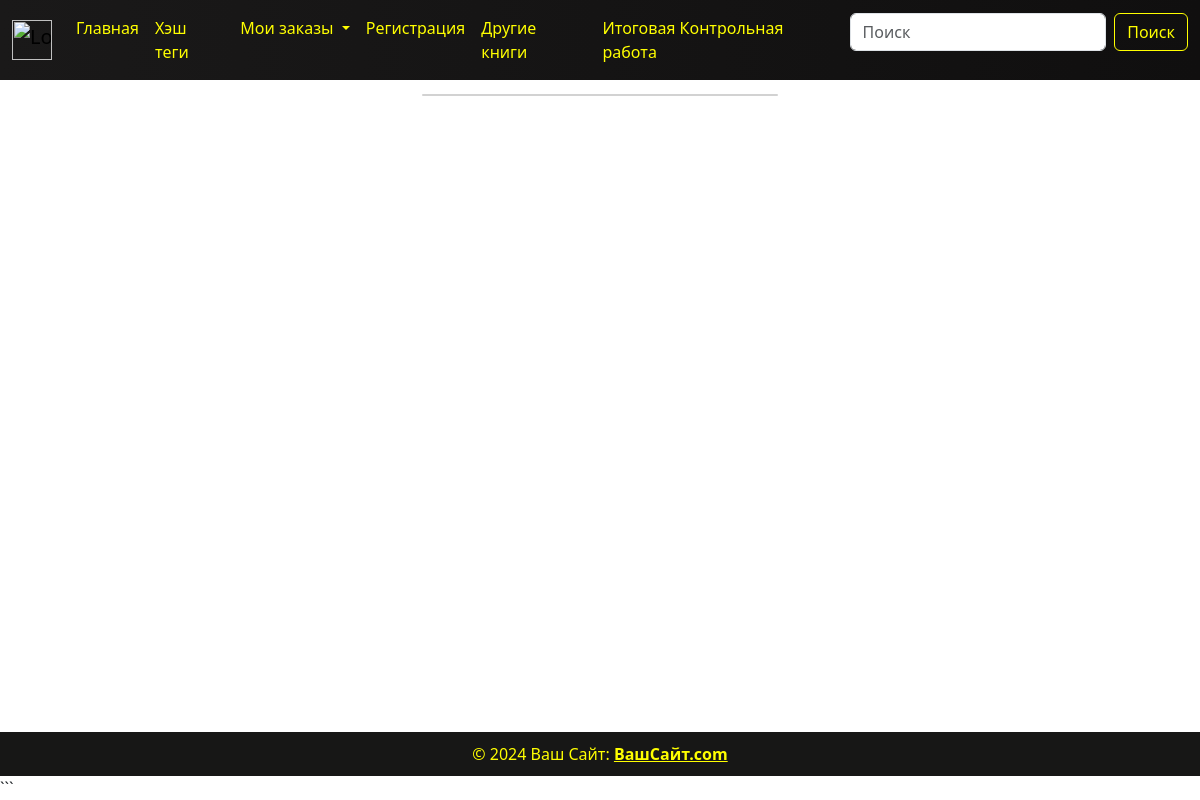
The page /library/book/ on the database as committed earlier.
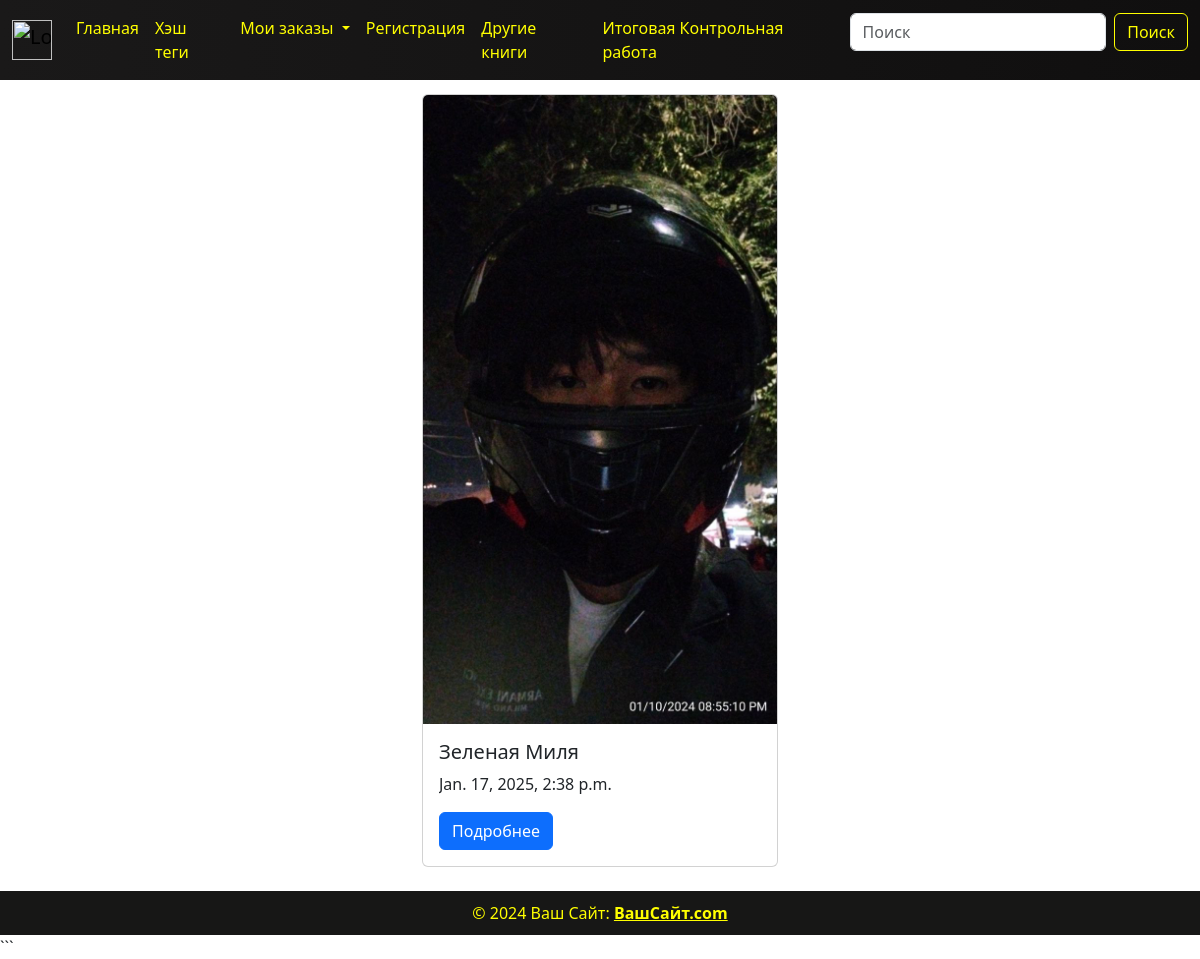
The same page on the database as committed later.
### library/models.py (models this page shows, shortened)
class Book(models.Model):
    GENRE_CHOICES = (
        ('Ужасы', 'Ужасы'),
        ('Комедия','Комедия'),
        ('Романтика', 'Романтика')
    )
    image = models.ImageField(upload_to='books/', verbose_name='Изображение', null=True, blank=True)
    title = models.CharField(max_length=100,verbose_name='Название')
    description = models.TextField(verbose_name='Описание')
    price = models.DecimalField(max_digits=5, decimal_places=2, verbose_name= 'Цена')
    created_at = models.DateTimeField(auto_now_add=True,verbose_name='Дата cоздание')
    genre = models.CharField(choices=GENRE_CHOICES, max_length=100,verbose_name='Жанр')
    email = models.EmailField(verbose_name='Почта')
    author = models.CharField(max_length=50,verbose_name='Автор')
    trailer = models.URLField(verbose_name='Укажите ссылку с YOUTUBE', default='', blank=True)
    class Meta:
        verbose_name = 'Книга'
        verbose_name_plural = 'Книги'

### library/views.py (the view)
# urls.py: path('book/', views.book_list_view, name='book_list_view'),
def book_list_view(request):
    if request.method == 'GET':
        books_list = Book.objects.all()
        return render(request, 'book.html', {'books': books_list})

### templates/book.html (shortened to what this page needs)
{% load static %}
<head>
    <link href="https://cdn.jsdelivr.net/npm/bootstrap@5.3.3/dist/css/bootstrap.min.css" rel="stylesheet">
</head>
<body>
<nav class="navbar navbar-expand-lg bg-body-tertiary fixed-top"
     style="background: linear-gradient(to right, #1a1919, #100f0f);">
    <div class="container-fluid">
        <a class="navbar-brand" href="#">
            <img src="https://lh5.googleusercontent.com/yzWtzlXIlHfLjcFkr0S7UgmoX9HFoJ6VRszWZyEt-G85Gl5ID_XxoLX6Ji6E223S-EU2UUt2Y89uOwkm0tr8KkLQbM4Su17ln5HVBLaLHfxFIqm4DDpwmzPhfeAg1mja2Xdz7JkCvJqbpoEOT0CX8Cg"
                 alt="Logo" style="width: 40px; height: 40px;">
        </a>
        <div class="collapse navbar-collapse" id="navbarSupportedContent">
            <ul class="navbar-nav me-auto mb-2 mb-lg-0">
                <li class="nav-item">
                    <a class="nav-link active" aria-current="page" href="#" style="color: yellow;">Главная</a>
                </li>
                <li class="nav-item">
                    <a class="nav-link" href="#" style="color: yellow;">Хэш теги</a>
                </li>
                <li class="nav-item dropdown">
                    <a class="nav-link dropdown-toggle" href="#" role="button" data-bs-toggle="dropdown"
                       aria-expanded="false" style="color: yellow;">
                        Мои заказы
                    </a>
                </li>
                <li class="nav-item">
                    <a class="nav-link enable" href="#" style="color: yellow;">Регистрация</a>
                </li>
                <li class="nav-item">
                    <a class="nav-link enable" href="#" style="color: yellow;">Другие книги</a>
                </li>
                <li class="nav-item">
                    <a class="nav-link enable" href="#" style="color: yellow;">Итоговая Контрольная работа</a>
                </li>
            </ul>
            <form class="d-flex" role="search">
                <input class="form-control me-2" type="search" placeholder="Поиск" aria-label="Поиск">
                <button class="btn btn-outline-success" type="submit" style="color: yellow; border-color: yellow;">
                    Поиск
                </button>
            </form>
        </div>
    </div>
</nav>
<link rel="stylesheet" href="{% static 'css/book.css' %}">
<div class="container mt-4 content">
    <div class="row justify-content-center">
        <div class="col-md-4 mb-4">
            <div class="card" style="width: 100%;">
                {% for book in books %}
                <img src="{{ book.image }}" class = "card-img-top" alt= "Книга">
                <div class="card-body">
                    <h5 class="card-title">{{book.title}}</h5>
                    <p class="card-text">{{ book.created_at }}</p>
                    <a href='{{book.id }}' class="btn btn-primary">Подробнее</a>
                </div>
                {% endfor %}
            </div>
        </div>
    </div>
</div>
<footer>
    © 2024 Ваш Сайт:
    <a class="text-reset fw-bold" href="#" style="color: yellow;">ВашСайт.com</a>
</footer>
</body>
</html>

### static/css/book.css (style rules this page uses)
body { display: flex; flex-direction: column; min-height: 100vh; padding-top: 70px; background: url("https://i.pinimg.com/736x/e3/7d/a9/e37da92d1e32051af32a81a8950733f3.jpg"); background-repeat: no-repeat; background-size: cover; background-position: center; }
.content { flex: 1; }
footer { background-color: #171716; color: yellow; text-align: center; padding: 10px; }
.card { height: 200px; }
.card-body { overflow: hidden; }
.card-text { white-space: nowrap; overflow: hidden; text-overflow: ellipsis; }
.card img { width: 100%; height: 100%; object-fit: cover; }
.card { height: auto; }

Rows that differ between the two databases and show on the page:
added Book: image (picture), title "Зеленая Миля", created_at "Jan. 17, 2025, 2:38 p.m."
